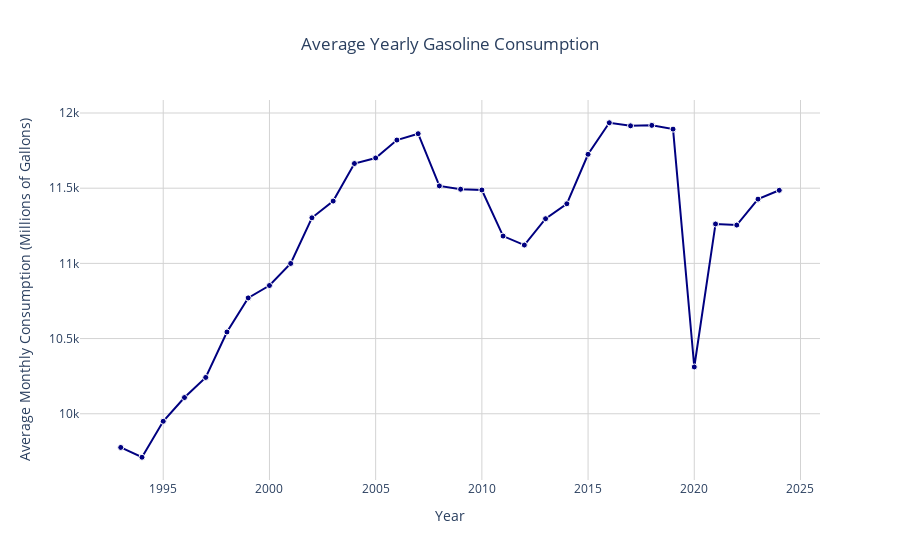

Write notebook code for a chart like this one.
### Code cell
''' Create a line plot to visualize average yearly gasoline consumption '''

# Extract the Year from the Date column
consumption["Year"] = consumption["Date"].dt.year
yearly_avg = consumption.groupby("Year")["Gasoline_Consumption(Millions of Gallons)"].mean().reset_index()

# Create line plot
fig = px.line(
    yearly_avg,
    x="Year",
    y="Gasoline_Consumption(Millions of Gallons)",
    title="Average Yearly Gasoline Consumption",
    labels={
        "Year": "Year",
        "Gasoline_Consumption(Millions of Gallons)": "Average Monthly Consumption (Millions of Gallons)"
    },
)

# Customize the appearance
fig.update_traces(
    mode="lines+markers",
    line=dict(color="navy", width=2),
    marker=dict(size=6, color="navy", line=dict(width=1, color="white"))
)

# Update layout
fig.update_layout(
    template="plotly_white",
    hovermode="x unified",
    title_x=0.5,
    xaxis=dict(showgrid=True, gridcolor="lightgray"),
    yaxis=dict(showgrid=True, gridcolor="lightgray"),
)

fig.show()

### Figure 1 — Plotly figure (JSON) as saved in the notebook; plotly's stock layout.template omitted (floating-point values rounded to 4 significant figures)
{"data": [{"hovertemplate": "Year=%{x}<br>Average Monthly Consumption (Millions of Gallons)=%{y}<extra></extra>", "legendgroup": "", "line": {"color": "navy", "dash": "solid", "width": 2}, "marker": {"color": "navy", "line": {"color": "white", "width": 1}, "size": 6, "symbol": "circle"}, "mode": "lines+markers", "name": "", "orientation": "v", "showlegend": false, "type": "scatter", "x": [1993, 1994, 1995, 1996, 1997, 1998, 1999, 2000, 2001, 2002, 2003, 2004, 2005, 2006, 2007, 2008, 2009, 2010, 2011, 2012, 2013, 2014, 2015, 2016, 2017, 2018, 2019, 2020, 2021, 2022, 2023, 2024], "xaxis": "x", "y": [9776.0, 9711.0, 9950.0, 10110.0, 10240.0, 10540.0, 10770.0, 10850.0, 11000.0, 11300.0, 11410.0, 11660.0, 11700.0, 11820.0, 11860.0, 11520.0, 11490.0, 11490.0, 11180.0, 11120.0, 11300.0, 11400.0, 11730.0, 11940.0, 11910.0, 11920.0, 11890.0, 10310.0, 11260.0, 11250.0, 11430.0, 11490.0], "yaxis": "y"}], "layout": {"hovermode": "x unified", "legend": {"tracegroupgap": 0}, "title": {"text": "Average Yearly Gasoline Consumption", "x": 0.5}, "xaxis": {"anchor": "y", "domain": [0, 1], "gridcolor": "lightgray", "showgrid": true, "title": {"text": "Year"}}, "yaxis": {"anchor": "x", "domain": [0, 1], "gridcolor": "lightgray", "showgrid": true, "title": {"text": "Average Monthly Consumption (Millions of Gallons)"}}}}
